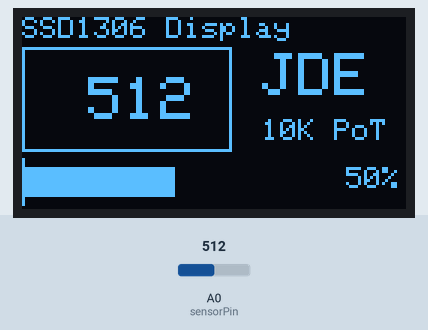
Bench run of a sketch on a simulated Arduino Uno, built with avr-gcc and run on an emulated ATmega328P. Parts: 128×64 one-colour display. The inputs (shaded band) are chosen by the test bench; at power-on: A0 (sensorPin) = 512.

Above: at 1.2 s.
1.3 s: A0 (sensorPin) set to 716
At 1.9 s:
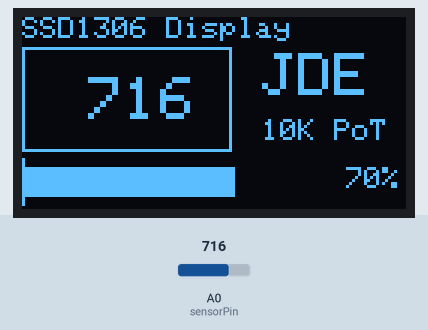
2.8 s: A0 (sensorPin) set to 900
At 3.5 s:
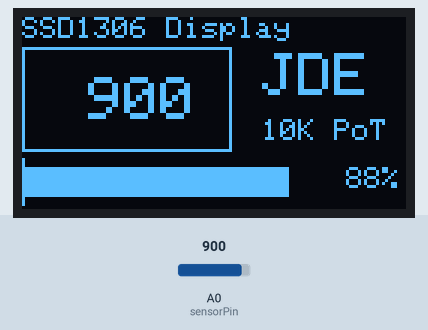
4.4 s: A0 (sensorPin) set to 1010
At 5.2 s:
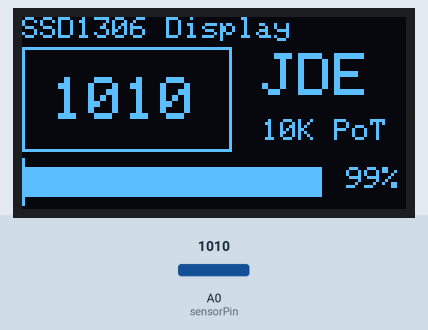
Timing chart, 0 to 7.4 s (numbered marks = the images above; inputs shaded):
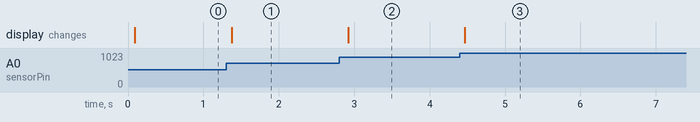

Measured:
- after the input at 1.3 s, the display: changes after 0.08 s (image 1)
- after the input at 2.8 s, the display: changes after 0.12 s (image 2)
- after the input at 4.4 s, the display: changes after 0.07 s (image 3)

The sketch:

OLED_Display_10k_PoT.ino
```cpp
#include <Wire.h>
#include <Adafruit_GFX.h>
#include <Adafruit_SSD1306.h>

#define SCREEN_WIDTH 128
#define SCREEN_HEIGHT 64

#define OLED_RESET 4
Adafruit_SSD1306 display(SCREEN_WIDTH, SCREEN_HEIGHT, &Wire, OLED_RESET);

int sensorPin = A0;
int ledPin = 13;
int sensorValue = 0;
int counter = 0;
unsigned long int currentTime, nextTime;

void setup() {
  Serial.begin(9600);
  if (!display.begin(SSD1306_SWITCHCAPVCC, 0x3C)) {
    Serial.println(F("SSD1306 allocation failed"));
    for (;;)
      ;
    pinMode(ledPin, OUTPUT);
  }
  display.clearDisplay();
  display.setTextSize(1);
  display.setTextColor(SSD1306_WHITE);
  display.setCursor(0, 0);
  display.println("SSD1306 Display");
  display.setCursor(80, 34);
  display.println("10K PoT");
  display.setTextSize(2);
  display.setTextColor(SSD1306_WHITE);
  display.setCursor(80, 12);
  display.println("JDE");
  counter = 0;
  align3(counter);
  display.drawRect(0, 10, 70, 35, SSD1306_WHITE);
  nextTime = millis() + 1000;
  //display.println(counter);
  display.display();
}
int align2(int q) {
  if (q < 100) { display.print(" "); }
  if (q < 10) { display.print(" "); }
}
int align3(int q) {
  if (q < 1000) { display.print(" "); }
  align2(q);
}

void loop() {

  sensorValue = analogRead(sensorPin);
  int perCent = float(sensorValue * 100.0 / 1018);
  display.drawLine(0, 47, 0, 62, SSD1306_WHITE);
  display.fillRect(1, 50, perCent, 10, SSD1306_WHITE);
  display.setTextSize(1);
  display.setTextColor(SSD1306_WHITE);
  display.setCursor(102, 50);
  align2(perCent);
  display.print(perCent);
  display.println("%");
  display.fillRect(1, 11, 68, 33, SSD1306_BLACK);
  display.setCursor(10, 20);
  display.setTextSize(2);
  align3(sensorValue);
  display.println(sensorValue);
  display.setTextSize(1);
  display.display();
  delay(100);
  display.fillRect(1, 50, perCent, 10, SSD1306_BLACK);
  display.setTextColor(SSD1306_BLACK);
  display.setCursor(102, 50);
  align2(perCent);
  display.print(perCent);
  display.println("%");
}
```
